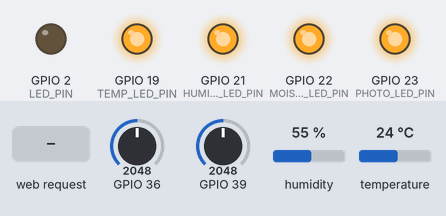
The sketch below on a simulated ESP32. Shown: output pins drawn as LEDs (lit = HIGH). The inputs (shaded band) are chosen by the test bench; at power-on: GPIO 36 = 2048, GPIO 39 = 2048, humidity 55 %, temperature 24 °C. WiFi joins after 1.5 s; servers stay silent unless stated; what the sketch prints to the serial monitor is not drawn.

Above: at 2.7 s.
2.8 s: HTTP request GET /H received
At 3.7 s:
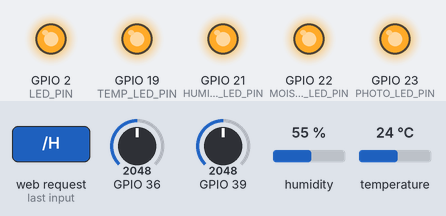
4.3 s: HTTP request GET /bh received
At 5.4 s:
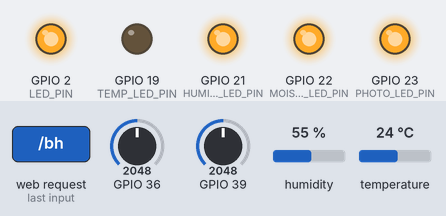
6.3 s: HTTP request GET /L received
At 8.1 s:
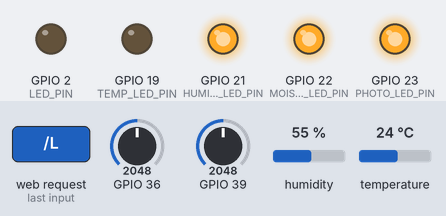
8.4 s: HTTP request GET /ch received
At 10.0 s:
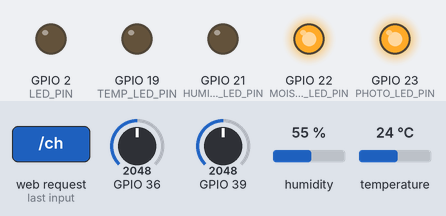
10.4 s: HTTP request GET /bl received
At 11.7 s:
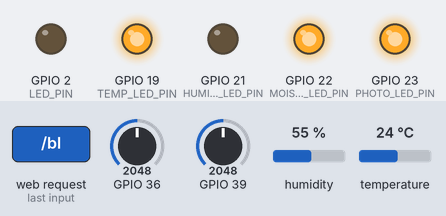
12.4 s: HTTP request GET /dh received
At 13.4 s:
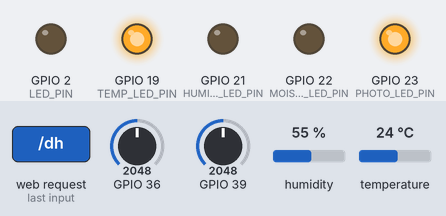
Timing chart, 0 to 15.4 s (numbered marks = the images above; inputs shaded):
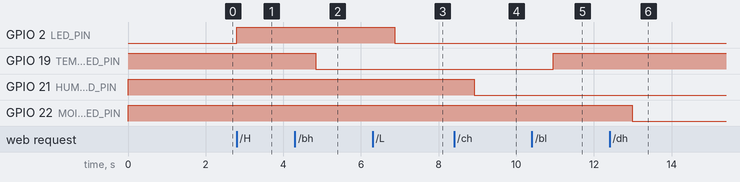

The sketch:

eDhara_hackathon.ino
```cpp
/*
 * Rui Santos
 * Complete Project Details http://randomnerdtutorials.com
*/

#include <WiFi.h>
#include "DHT.h"

// Uncomment one of the lines below for whatever DHT sensor type you're using!
#define DHTTYPE DHT11   // DHT 11
//#define DHTTYPE DHT21   // DHT 21 (AM2301)
//#define DHTTYPE DHT22   // DHT 22  (AM2302), AM2321

// Replace with your network credentials
const char* ssid     = "one2";
const char* password = "12345678";
int LED_PIN = 2;
int TEMP_LED_PIN = 19;
int HUMIDITY_LED_PIN = 21;
int MOISTURE_LED_PIN = 22;
int PHOTO_LED_PIN = 23;
boolean solar = false;
WiFiServer server(80);

// DHT Sensor
const int DHTPin = 5;
// Initialize DHT sensor.
DHT dht(DHTPin, DHTTYPE);

// Temporary variables
static char celsiusTemp[7];
static char fahrenheitTemp[7];
static char humidityTemp[7];
int mositure;
int photosensitivity;

// Client variables
char linebuf[80];
int charcount=0;

void setup() {
  pinMode(LED_PIN, OUTPUT);
  pinMode(TEMP_LED_PIN, OUTPUT);
  pinMode(HUMIDITY_LED_PIN, OUTPUT);
  pinMode(MOISTURE_LED_PIN, OUTPUT);
  pinMode(PHOTO_LED_PIN, OUTPUT);
  // initialize the DHT sensor
  digitalWrite(TEMP_LED_PIN, HIGH);
  digitalWrite(HUMIDITY_LED_PIN, HIGH);
  digitalWrite(MOISTURE_LED_PIN, HIGH);
  digitalWrite(PHOTO_LED_PIN, HIGH);
  dht.begin();

  //Initialize serial and wait for port to open:
  Serial.begin(115200);
  while(!Serial) {
    ; // wait for serial port to connect. Needed for native USB port only
  }

  // We start by connecting to a WiFi network
  Serial.println();
  Serial.println();
  Serial.print("Connecting to ");
  Serial.println(ssid);

  WiFi.begin(ssid, password);

  // attempt to connect to Wifi network:
  while(WiFi.status() != WL_CONNECTED) {
    // Connect to WPA/WPA2 network. Change this line if using open or WEP network:
    delay(500);
    Serial.print(".");
  }
  Serial.println("");
  Serial.println("WiFi connected");
  Serial.println("IP address: ");
  Serial.println(WiFi.localIP());

  server.begin();
}

void loop() {
  // listen for incoming clients
  WiFiClient client = server.available();
  if (client) {
    Serial.println("New client");
    memset(linebuf,0,sizeof(linebuf));
    charcount=0;
    // an http request ends with a blank line
    boolean currentLineIsBlank = true;
    String currentLine = "";
    while (client.connected()) {
      if (client.available()) {
        char c = client.read();
        Serial.write(c);
        //read char by char HTTP request
        linebuf[charcount]=c;
        if (charcount<sizeof(linebuf)-1) charcount++;
        // if you've gotten to the end of the line (received a newline
        // character) and the line is blank, the http request has ended,
        // so you can send a reply
        if (c == '\n' && currentLineIsBlank) {
            // Sensor readings may also be up to 2 seconds 'old' (its a very slow sensor)
            float h = dht.readHumidity();
            // Read temperature as Celsius (the default)
            float t = dht.readTemperature();
            // Read temperature as Fahrenheit (isFahrenheit = true)
            float f = dht.readTemperature(true);
            // Check if any reads failed and exit early (to try again).
            if (isnan(h) || isnan(t) || isnan(f)) {
              Serial.println("Failed to read from DHT sensor!");
              strcpy(celsiusTemp,"Failed");
              strcpy(fahrenheitTemp, "Failed");
              strcpy(humidityTemp, "Failed");
            }
            else{
              // Computes temperature values in Celsius + Fahrenheit and Humidity
              float hic = dht.computeHeatIndex(t, h, false);
              dtostrf(hic, 6, 2, celsiusTemp);
              float hif = dht.computeHeatIndex(f, h);
              dtostrf(hif, 6, 2, fahrenheitTemp);
              dtostrf(h, 6, 2, humidityTemp);
              // You can delete the following Serial.print's, it's just for debugging purposes
              Serial.print("Humidity: ");
              Serial.print(h);
              Serial.print(" %\n Temperature: ");
              Serial.print(t);
              Serial.print(" *C ");
              Serial.print(f);
              Serial.print(" *F\t Heat index: ");
              Serial.print(hic);
              Serial.print(" *C ");
              Serial.print(hif);
              Serial.print(" *F");
              Serial.print("Humidity: ");
              Serial.print(h);
              Serial.print(" %\n Temperature: ");
              Serial.print(t);
              Serial.print(" *C ");
              Serial.print(f);
              Serial.print(" *F\t Heat index: ");
              Serial.print(hic);
              Serial.print(" *C ");
              Serial.print(hif);
              Serial.println(" *F");
          }
          // send a standard http response header
          client.println("HTTP/1.1 200 OK");
          client.println("Content-Type: text/JSON");
          client.println("access-control-allow-credentials:true");
          client.println("access-control-allow-headers:X-Requested-With,Origin,Content-Type");
          client.println("access-control-allow-methods:PUT,GET,POST,DELETE,OPTIONS");
          client.println("access-control-allow-origin:*");
          client.println("Connection: close");  // the connection will be closed after completion of the response
          client.println();

          mositure= analogRead(39);
          mositure = map(mositure,4095, 0, 0, 100);
          Serial.print("Moisture : ");
          Serial.print(mositure);
          Serial.println("%");
          delay(1000);

          photosensitivity = analogRead(36);
          photosensitivity = map(photosensitivity, 0, 4095, 0, 100);
          Serial.print("photosensitivity : ");
          Serial.print(photosensitivity);
          Serial.println("%");
          delay(1000);
          if(photosensitivity <= 80){
            solar = false;
          }
          else if(photosensitivity > 80){
            solar = true;
          }

//JSON START

client.println("{");
  client.println("\"version\": 1,");
  client.println("\"allow_edit\": true,");
  client.println("\"plugins\": [],");
  client.println("\"panes\": [");
    client.println("{");
      client.println("\"title\": \"Temperature\",");
      client.println("\"width\": 1,");
      client.println("\"row\": {");
        client.println("\"3\": 5");
      client.println("},");
      client.println("\"col\": {");
        client.println("\"3\": 3");
      client.println("},");
      client.println("\"col_width\": 1,");
      client.println("\"widgets\": [");
        client.println("{");
          client.println("\"type\": \"text_widget\",");
          client.println("\"settings\": {");
            client.println("\"size\": \"big\",");
            client.print("\"value\": \"");client.print(celsiusTemp);client.println("\",");
            client.println("\"animate\": true,");
            client.println("\"units\": \"&deg;C\"");
          client.println("}");
        client.println("},");
        client.println("{");
          client.println("\"type\": \"text_widget\",");
          client.println("\"settings\": {");
            client.println("\"size\": \"small\",");
            client.print("\"value\": \"");client.print(fahrenheitTemp);client.println("\",");
            client.println("\"animate\": true,");
            client.println("\"units\": \"&deg;F\"");
          client.println("}");
        client.println("}");
      client.println("]");
    client.println("},");
    client.println("{");
      client.println("\"title\": \"Moisture\",");
      client.println("\"width\": 1,");
      client.println("\"row\": {");
        client.println("\"3\": 1");
      client.println("},");
      client.println("\"col\": {");
        client.println("\"3\": 2");
      client.println("},");
      client.println("\"col_width\": 1,");
      client.println("\"widgets\": [");
        client.println("{");
          client.println("\"type\": \"gauge\",");
          client.println("\"settings\": {");
            client.print("\"value\": \"");client.print(mositure);client.println("\",");
            client.println("\"units\": \"%\",");
            client.println("\"min_value\": 0,");
            client.println("\"max_value\": 100");
          client.println("}");
        client.println("}");
      client.println("]");
    client.println("},");
    client.println("{");
      client.println("\"title\": \"Photo Sensitivity\",");
      client.println("\"width\": 1,");
      client.println("\"row\": {");
        client.println("\"3\": 1");
      client.println("},");
      client.println("\"col\": {");
        client.println("\"3\": 3");
      client.println("},");
      client.println("\"col_width\": 1,");
      client.println("\"widgets\": [");
        client.println("{");
          client.println("\"type\": \"indicator\",");
          client.println("\"settings\": {");
            client.print("\"value\": \"");client.print(solar);client.println("\",");
            client.println("\"on_text\": \"Solar\",");
            client.println("\"off_text\": \"Power\"");
          client.println("}");
        client.println("}");
      client.println("]");
    client.println("},");
    client.println("{");
      client.println("\"title\": \"Humidity\",");
      client.println("\"width\": 1,");
      client.println("\"row\": {");
        client.println("\"3\": 1");
      client.println("},");
      client.println("\"col\": {");
        client.println("\"3\": 1");
      client.println("},");
      client.println("\"col_width\": 1,");
      client.println("\"widgets\": [");
        client.println("{");
          client.println("\"type\": \"gauge\",");
          client.println("\"settings\": {");
            client.println("\"title\": \"\",");
            client.print("\"value\": \"");client.print(humidityTemp);client.println("\",");
            client.println("\"units\": \"%\",");
            client.println("\"min_value\": 0,");
            client.println("\"max_value\": 100");
          client.println("}");
        client.println("}");
      client.println("]");
    client.println("}");
  client.println("],");
  client.println("\"datasources\": [],");
  client.println("\"columns\": 3");
client.println("}");

//JSON END


          break;
        }
        if (c == '\n') {
          // you're starting a new line
          currentLineIsBlank = true;
          memset(linebuf,0,sizeof(linebuf));
          charcount=0;
          currentLine = "";
        } else if (c != '\r') {
          // you've gotten a character on the current line
          currentLineIsBlank = false;
          currentLine += c;
        }
         if (currentLine.endsWith("GET /H")) {
          digitalWrite(LED_PIN, HIGH);               // GET /H turns the LED on
        }
        if (currentLine.endsWith("GET /L")) {
          digitalWrite(LED_PIN, LOW);                // GET /L turns the LED off
        }
        if (currentLine.endsWith("GET /bl")) {
          digitalWrite(TEMP_LED_PIN, HIGH);               // GET /H turns the LED on
        }
        if (currentLine.endsWith("GET /bh")) {
          digitalWrite(TEMP_LED_PIN, LOW);                // GET /L turns the LED off
        }
        if (currentLine.endsWith("GET /cl")) {
          digitalWrite(HUMIDITY_LED_PIN, HIGH);               // GET /H turns the LED on
        }
        if (currentLine.endsWith("GET /ch")) {
          digitalWrite(HUMIDITY_LED_PIN, LOW);                // GET /L turns the LED off
        }
        if (currentLine.endsWith("GET /dl")) {
          digitalWrite(MOISTURE_LED_PIN, HIGH);                // GET /L turns the LED off
        }
         if (currentLine.endsWith("GET /dh")) {
          digitalWrite(MOISTURE_LED_PIN, LOW);                // GET /L turns the LED off
        }
        if (currentLine.endsWith("GET /el")) {
          digitalWrite(PHOTO_LED_PIN, HIGH);                // GET /L turns the LED off
        }
         if (currentLine.endsWith("GET /eh")) {
          digitalWrite(PHOTO_LED_PIN, LOW);                // GET /L turns the LED off
        }
      }
    }
    // give the web browser time to receive the data
    delay(1);

    // close the connection:
    client.stop();
    Serial.println("client disconnected");
  }
}
```

Measured:
- after the input at 2.8 s, GPIO 2 (LED_PIN): LOW → HIGH at once
- after the input at 4.3 s, GPIO 19 (TEMP_LED_PIN): HIGH → LOW after 0.54 s
- after the input at 6.3 s, GPIO 2 (LED_PIN): HIGH → LOW after 0.58 s
- after the input at 8.4 s, GPIO 21 (HUMIDITY_LED_PIN): HIGH → LOW after 0.51 s
- after the input at 10.4 s, GPIO 19 (TEMP_LED_PIN): LOW → HIGH after 0.55 s
- after the input at 12.4 s, GPIO 22 (MOISTURE_LED_PIN): HIGH → LOW after 0.59 s
